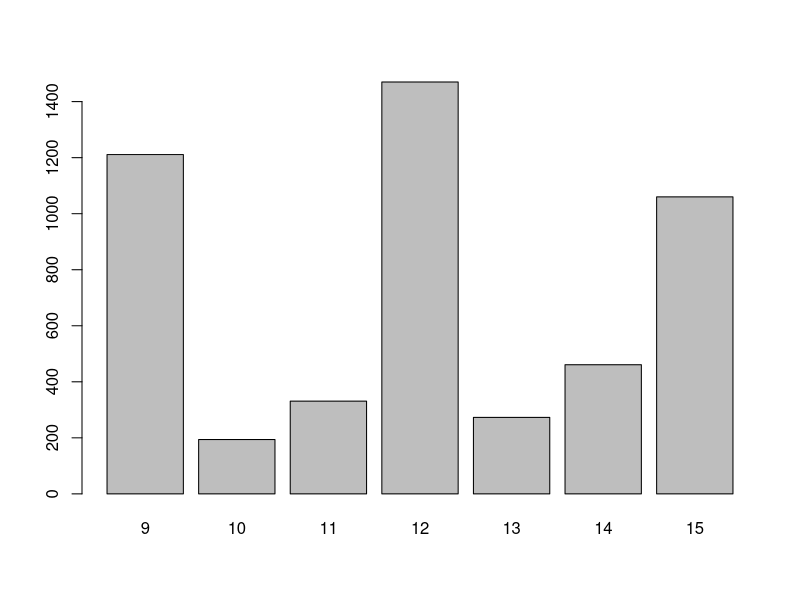
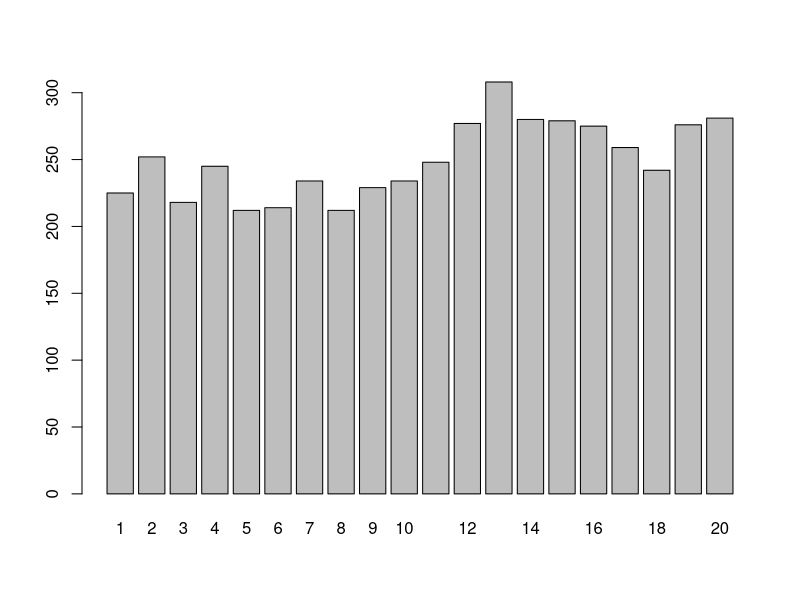
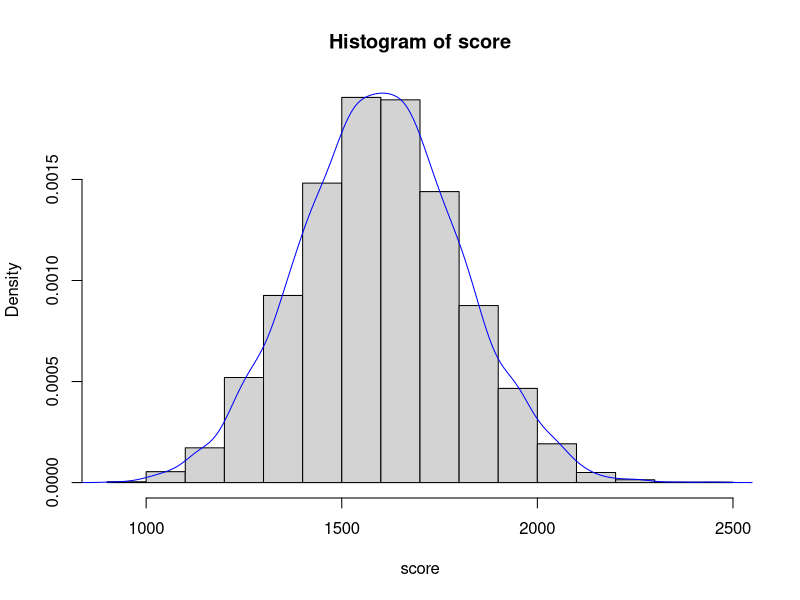
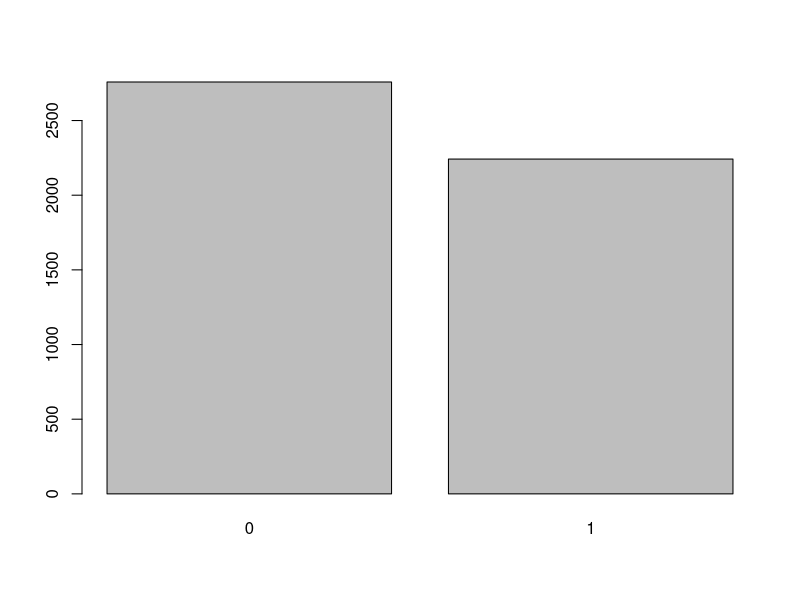
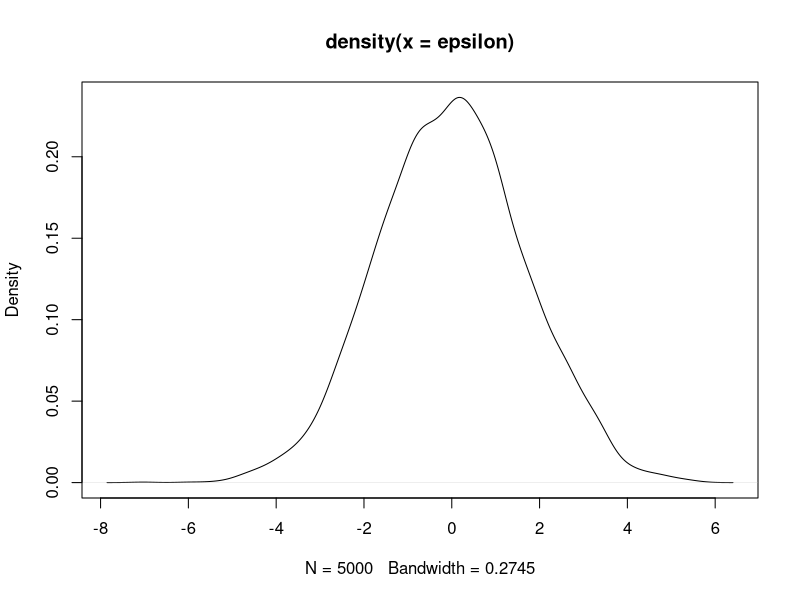

R code for these plots, in order:
############ OLS
# dependent variable - hours studied in a week
# independent variable - credits, work(hours per week), score(SAT), upper(binary var)=1 if more than 2 yr of uni, =0 otherwise

####### simulating data
## 1. credits - discrete random variable -> find distribution: pmf for credits
### if 9 credits: 0.2
###   10 credits: 0.03
###   11 credits: 0.05
###   12 credits: 0.23
###   13 credits: 0.05
###   14 credits: 0.07
###   15 credits: 0.17

# assume we have 5000 students

# Sample size 
n<-5000
# Probability
prob <- c(0.2, 0.03, 0.05, 0.23, 0.05, 0.07, 0.17)
# sample of credits
credits <- sample(9:15, n, replace=TRUE, prob=prob)
#barplot
table(credits)
barplot(table(credits))

# work 1-10 hours: 0.45, 11-20 hours: 0.55, equally likely within their subset
# probabilities
probwork <- c(rep(0.045,10),rep(0.055,10))
probwork
# work
work <- sample(1:20, n, replace = TRUE, prob = probwork)
# barplot
barplot(table(work))

# score(SAT score) -> continuous: normal random variable, N(1600,200)
## normal N(1600,200)
score <- rnorm(n, mean = 1600, sd = 200)
####### normality check
### plot
hist(score, prob=TRUE)
lines(density(score),col="blue")

# upper: create binomial
upper <- rbinom(n,1,0.45)
barplot(table(upper))

# Disturbance term
epsilon <- rnorm(n,mean = 0, sd = 1.7)
# plot
plot(density(epsilon))

# simulating the dependent variable: y=Xβ+ε
# 1. define the coefficients
## intercept
beta_0 <- 1.2

# credits
beta_1 <- 0.03

# work
beta_2 <- -0.02

# scores(SAT)
beta_3 <- 0.015

# upper
beta_4 <- 0.5

# Beta Vector
beta <- c(beta_0, beta_1, beta_2, beta_3, beta_4)

## create matrix X and a colume of ones
X <- cbind(rep(1,n), credits, work, score, upper)
View(X)

## generate dependent : y=Xβ+ε
y <- X%*%beta+epsilon

# performing OLS, to get beta hat  β̂ OLS
### β̂ OLS=(X′X)−1X′y
betahat <- solve(t(X)%*%X)%*%t(X)%*%y
betahat
beta

##### easy way: OLS --> lm
regression <- lm(y~credits+work+score+upper)
coefficients(regression)
summary(regression)
regression$coefficients
